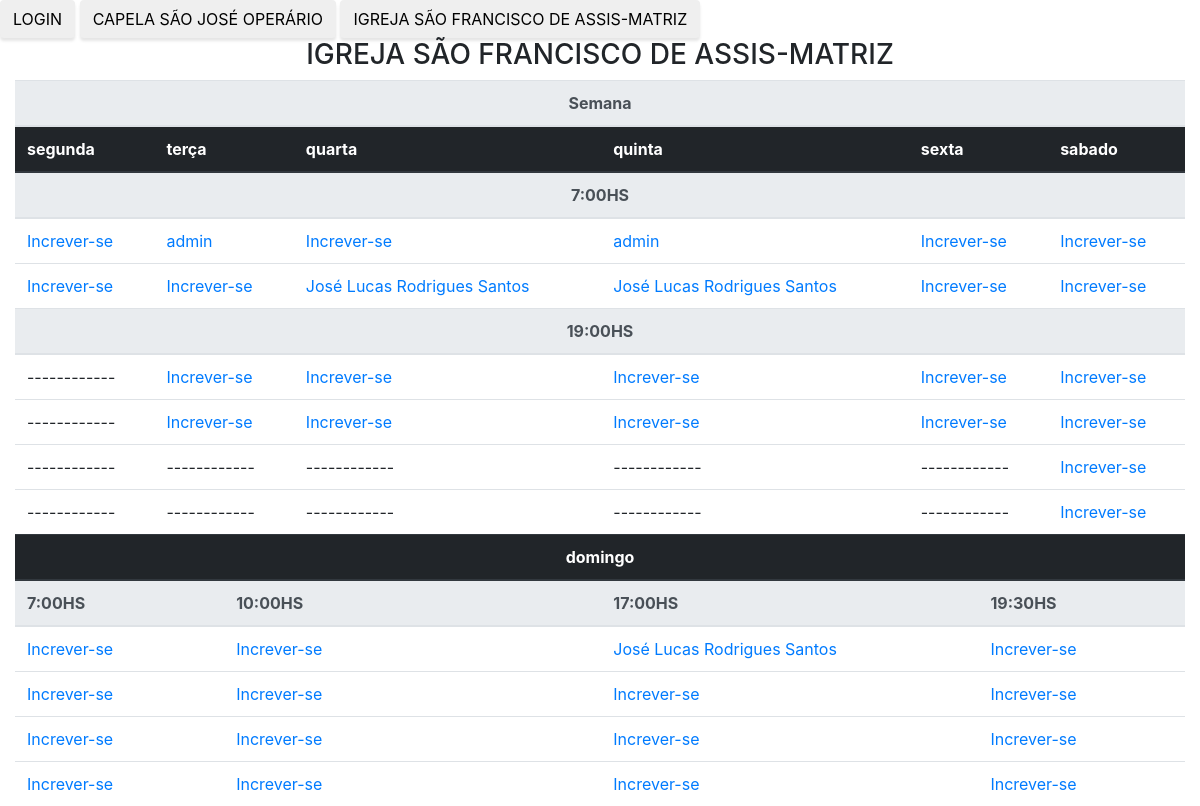
/?pag=1, run on the app's committed database.
### tables this page shows
CREATE TABLE `escala_igreja` (
  `segunda_manha1` varchar(255) NOT NULL,
  `segunda_manha2` varchar(255) NOT NULL,
  `segunda_noite1` varchar(255) NOT NULL,
  `segunda_noite2` varchar(255) NOT NULL,
  `terca_manha1` varchar(255) NOT NULL,
  `terca_manha2` varchar(255) NOT NULL,
  `terca_noite1` varchar(255) NOT NULL,
  `terca_noite2` varchar(255) NOT NULL,
  `quarta_manha1` varchar(255) NOT NULL,
  `quarta_manha2` varchar(255) NOT NULL,
  `quarta_noite1` varchar(255) NOT NULL,
  `quarta_noite2` varchar(255) NOT NULL,
  `quinta_manha1` varchar(255) NOT NULL,
  `quinta_manha2` varchar(255) NOT NULL,
  `quinta_noite1` varchar(255) NOT NULL,
  `quinta_noite2` varchar(255) NOT NULL,
  `sexta_manha1` varchar(255) NOT NULL,
  `sexta_manha2` varchar(255) NOT NULL,
  `sexta_noite1` varchar(255) NOT NULL,
  `sexta_noite2` varchar(255) NOT NULL,
  `sabado_manha1` varchar(255) NOT NULL,
  `sabado_manha2` varchar(255) NOT NULL,
  `sabado_noite1` varchar(255) NOT NULL,
  `sabado_noite2` varchar(255) NOT NULL,
  `sabado_noite3` varchar(255) NOT NULL,
  `sabado_noite4` varchar(255) NOT NULL,
  `domingo_manhaA1` varchar(255) NOT NULL,
  `domingo_manhaA2` varchar(255) NOT NULL,
  `domingo_manhaA3` varchar(255) NOT NULL,
  `domingo_manhaA4` varchar(255) NOT NULL,
  `domingo_manhaB1` varchar(255) NOT NULL,
  `domingo_manhaB2` varchar(255) NOT NULL,
  `domingo_manhaB3` varchar(255) NOT NULL,
  `domingo_manhaB4` varchar(255) NOT NULL,
  `domingo_tarde1` varchar(255) NOT NULL,
  `domingo_tarde2` varchar(255) NOT NULL,
  `domingo_tarde3` varchar(255) NOT NULL,
  `domingo_tarde4` varchar(255) NOT NULL,
  `domingo_noite1` varchar(255) NOT NULL,
  `domingo_noite2` varchar(255) NOT NULL,
  `domingo_noite3` varchar(255) NOT NULL,
  `domingo_noite4` varchar(255) NOT NULL,
  `domingo_capela1` varchar(255) NOT NULL,
  `domingo_capela2` varchar(255) NOT NULL,
  `domingo_capela3` varchar(255) NOT NULL,
  `domingo_capela4` varchar(255) NOT NULL,
  `mes` varchar(2) NOT NULL,
  `id` int(11) NOT NULL
);

### tabela_igreja.php (the view, shortened to what this page needs)
<?php
	$sql= "SELECT * FROM escala_igreja WHERE mes= DATE_FORMAT(now(), '%m')";
	$result = mysqli_query($conn,$sql);
	$row =  mysqli_fetch_assoc($result);
	$segunda_manha1  = @$row['segunda_manha1']?"  <a href='crud.php?ok_escala=true&segunda_manha1=false'>".$row['segunda_manha1']."</a>":"<a href='crud.php?ok_escala=true&segunda_manha1=true'>Increver-se</a>";
	$segunda_manha2  = @$row['segunda_manha2']?"  <a href='crud.php?ok_escala=true&segunda_manha2=false'>".$row['segunda_manha2']."</a>":"<a href='crud.php?ok_escala=true&segunda_manha2=true'>Increver-se</a>";
	$terca_manha1    = @$row['terca_manha1']?"    <a href='crud.php?ok_escala=true&terca_manha1=false'>".$row['terca_manha1']."</a>":"<a href='crud.php?ok_escala=true&terca_manha1=true'>Increver-se</a>";
	$terca_manha2    = @$row['terca_manha2']?"    <a href='crud.php?ok_escala=true&terca_manha2=false'>".$row['terca_manha2']."</a>":"<a href='crud.php?ok_escala=true&terca_manha2=true'>Increver-se</a>";
	$terca_noite1    = @$row['terca_noite1']?"    <a href='crud.php?ok_escala=true&terca_noite1=false'>".$row['terca_noite1']."</a>":"<a href='crud.php?ok_escala=true&terca_noite1=true'>Increver-se</a>";
	$terca_noite2    = @$row['terca_noite2']?"    <a href='crud.php?ok_escala=true&terca_noite2=false'>".$row['terca_noite2']."</a>":"<a href='crud.php?ok_escala=true&terca_noite2=true'>Increver-se</a>";
	$quarta_manha1   = @$row['quarta_manha1']?"   <a href='crud.php?ok_escala=true&quarta_manha1=false'>".$row['quarta_manha1']."</a>":"<a href='crud.php?ok_escala=true&quarta_manha1=true'>Increver-se</a>";
	$quarta_manha2   = @$row['quarta_manha2']?"   <a href='crud.php?ok_escala=true&quarta_manha2=false'>".$row['quarta_manha2']."</a>":"<a href='crud.php?ok_escala=true&quarta_manha2=true'>Increver-se</a>";
	$quarta_noite1   = @$row['quarta_noite1']?"   <a href='crud.php?ok_escala=true&quarta_noite1=false'>".$row['quarta_noite1']."</a>":"<a href='crud.php?ok_escala=true&quarta_noite1=true'>Increver-se</a>";
	$quarta_noite2   = @$row['quarta_noite2']?"   <a href='crud.php?ok_escala=true&quarta_noite2=false'>".$row['quarta_noite2']."</a>":"<a href='crud.php?ok_escala=true&quarta_noite2=true'>Increver-se</a>";
	$quinta_manha1   = @$row['quinta_manha1']?"   <a href='crud.php?ok_escala=true&quinta_manha1=false'>".$row['quinta_manha1']."</a>":"<a href='crud.php?ok_escala=true&quinta_manha1=true'>Increver-se</a>";
	$quinta_manha2   = @$row['quinta_manha2']?"   <a href='crud.php?ok_escala=true&quinta_manha2=false'>".$row['quinta_manha2']."</a>":"<a href='crud.php?ok_escala=true&quinta_manha2=true'>Increver-se</a>";
	$quinta_noite1   = @$row['quinta_noite1']?"   <a href='crud.php?ok_escala=true&quinta_noite1=false'>".$row['quinta_noite1']."</a>":"<a href='crud.php?ok_escala=true&quinta_noite1=true'>Increver-se</a>";
	$quinta_noite2   = @$row['quinta_noite2']?"   <a href='crud.php?ok_escala=true&quinta_noite2=false'>".$row['quinta_noite2']."</a>":"<a href='crud.php?ok_escala=true&quinta_noite2=true'>Increver-se</a>";
	$sexta_manha1    = @$row['sexta_manha1']?"    <a href='crud.php?ok_escala=true&sexta_manha1=false'>".$row['sexta_manha1']."</a>":"<a href='crud.php?ok_escala=true&sexta_manha1=true'>Increver-se</a>";
	$sexta_manha2    = @$row['sexta_manha2']?"    <a href='crud.php?ok_escala=true&sexta_manha2=false'>".$row['sexta_manha2']."</a>":"<a href='crud.php?ok_escala=true&sexta_manha2=true'>Increver-se</a>";
	$sexta_noite1    = @$row['sexta_noite1']?"    <a href='crud.php?ok_escala=true&sexta_noite1=false'>".$row['sexta_noite1']."</a>":"<a href='crud.php?ok_escala=true&sexta_noite1=true'>Increver-se</a>";
	$sexta_noite2    = @$row['sexta_noite2']?"    <a href='crud.php?ok_escala=true&sexta_noite2=false'>".$row['sexta_noite2']."</a>":"<a href='crud.php?ok_escala=true&sexta_noite2=true'>Increver-se</a>";
	$sabado_manha1   = @$row['sabado_manha1']?"   <a href='crud.php?ok_escala=true&sabado_manha1=false'>".$row['sabado_manha1']."</a>":"<a href='crud.php?ok_escala=true&sabado_manha1=true'>Increver-se</a>";
	$sabado_manha2   = @$row['sabado_manha2']?"   <a href='crud.php?ok_escala=true&sabado_manha2=false'>".$row['sabado_manha2']."</a>":"<a href='crud.php?ok_escala=true&sabado_manha2=true'>Increver-se</a>";
	$sabado_noite1   = @$row['sabado_noite1']?"   <a href='crud.php?ok_escala=true&sabado_noite1=false'>".$row['sabado_noite1']."</a>":"<a href='crud.php?ok_escala=true&sabado_noite1=true'>Increver-se</a>";
	$sabado_noite2   = @$row['sabado_noite2']?"   <a href='crud.php?ok_escala=true&sabado_noite2=false'>".$row['sabado_noite2']."</a>":"<a href='crud.php?ok_escala=true&sabado_noite2=true'>Increver-se</a>";
	$sabado_noite3   = @$row['sabado_noite3']?"   <a href='crud.php?ok_escala=true&sabado_noite3=false'>".$row['sabado_noite3']."</a>":"<a href='crud.php?ok_escala=true&sabado_noite3=true'>Increver-se</a>";
	$sabado_noite4   = @$row['sabado_noite4']?"   <a href='crud.php?ok_escala=true&sabado_noite4=false'>".$row['sabado_noite4']."</a>":"<a href='crud.php?ok_escala=true&sabado_noite4=true'>Increver-se</a>";
	$domingo_manhaA1 = @$row['domingo_manhaA1']?" <a href='crud.php?ok_escala=true&domingo_manhaA1=false'>".$row['domingo_manhaA1']."</a>":"<a href='crud.php?ok_escala=true&domingo_manhaA1=true'>Increver-se</a>";
	$domingo_manhaA2 = @$row['domingo_manhaA2']?" <a href='crud.php?ok_escala=true&domingo_manhaA2=false'>".$row['domingo_manhaA2']."</a>":"<a href='crud.php?ok_escala=true&domingo_manhaA2=true'>Increver-se</a>";
	$domingo_manhaA3 = @$row['domingo_manhaA3']?" <a href='crud.php?ok_escala=true&domingo_manhaA3=false'>".$row['domingo_manhaA3']."</a>":"<a href='crud.php?ok_escala=true&domingo_manhaA3=true'>Increver-se</a>";
	$domingo_manhaA4 = @$row['domingo_manhaA4']?" <a href='crud.php?ok_escala=true&domingo_manhaA4=false'>".$row['domingo_manhaA4']."</a>":"<a href='crud.php?ok_escala=true&domingo_manhaA4=true'>Increver-se</a>";
	$domingo_manhaB1 = @$row['domingo_manhaB1']?" <a href='crud.php?ok_escala=true&domingo_manhaB1=false'>".$row['domingo_manhaB1']."</a>":"<a href='crud.php?ok_escala=true&domingo_manhaB1=true'>Increver-se</a>";
	$domingo_manhaB2 = @$row['domingo_manhaB2']?" <a href='crud.php?ok_escala=true&domingo_manhaB2=false'>".$row['domingo_manhaB2']."</a>":"<a href='crud.php?ok_escala=true&domingo_manhaB2=true'>Increver-se</a>";
	$domingo_manhaB3 = @$row['domingo_manhaB3']?" <a href='crud.php?ok_escala=true&domingo_manhaB3=false'>".$row['domingo_manhaB3']."</a>":"<a href='crud.php?ok_escala=true&domingo_manhaB3=true'>Increver-se</a>";
	$domingo_manhaB4 = @$row['domingo_manhaB4']?" <a href='crud.php?ok_escala=true&domingo_manhaB4=false'>".$row['domingo_manhaB4']."</a>":"<a href='crud.php?ok_escala=true&domingo_manhaB4=true'>Increver-se</a>";
	$domingo_tarde1  = @$row['domingo_tarde1']?"  <a href='crud.php?ok_escala=true&domingo_tarde1=false'>".$row['domingo_tarde1']."</a>":"<a href='crud.php?ok_escala=true&domingo_tarde1=true'>Increver-se</a>";
	$domingo_tarde2  = @$row['domingo_tarde2']?"  <a href='crud.php?ok_escala=true&domingo_tarde2=false'>".$row['domingo_tarde2']."</a>":"<a href='crud.php?ok_escala=true&domingo_tarde2=true'>Increver-se</a>";
	$domingo_tarde3  = @$row['domingo_tarde3']?"  <a href='crud.php?ok_escala=true&domingo_tarde3=false'>".$row['domingo_tarde3']."</a>":"<a href='crud.php?ok_escala=true&domingo_tarde3=true'>Increver-se</a>";
	$domingo_tarde4  = @$row['domingo_tarde4']?"  <a href='crud.php?ok_escala=true&domingo_tarde4=false'>".$row['domingo_tarde4']."</a>":"<a href='crud.php?ok_escala=true&domingo_tarde4=true'>Increver-se</a>";
	$domingo_noite1  = @$row['domingo_noite1']?"  <a href='crud.php?ok_escala=true&domingo_noite1=false'>".$row['domingo_noite1']."</a>":"<a href='crud.php?ok_escala=true&domingo_noite1=true'>Increver-se</a>";
	$domingo_noite2  = @$row['domingo_noite2']?"  <a href='crud.php?ok_escala=true&domingo_noite2=false'>".$row['domingo_noite2']."</a>":"<a href='crud.php?ok_escala=true&domingo_noite2=true'>Increver-se</a>";
	$domingo_noite3  = @$row['domingo_noite3']?"  <a href='crud.php?ok_escala=true&domingo_noite3=false'>".$row['domingo_noite3']."</a>":"<a href='crud.php?ok_escala=true&domingo_noite3=true'>Increver-se</a>";
	$domingo_noite4  = @$row['domingo_noite4']?"  <a href='crud.php?ok_escala=true&domingo_noite4=false'>".$row['domingo_noite4']."</a>":"<a href='crud.php?ok_escala=true&domingo_noite4=true'>Increver-se</a>";
 ?>
	<h3 align="center">IGREJA SÃO FRANCISCO DE ASSIS-MATRIZ</h3>
		<div class="container-fluid ">
	 <?php  echo	$tabela = "<table class='table' >
		   <thead class='thead-light' >
		    		<tr align='center'>
		    		<th colspan='12'>Semana</th>
		    		</tr>
		    	</thead>
		    	<thead class='thead-dark'>
	    		<tr>
			      <th colspan='2'>segunda</th>
			      <th colspan='2'>terça</th>
			      <th colspan='2'>quarta</th>
			      <th colspan='2'>quinta</th>
			      <th colspan='2'>sexta</th>
			      <th colspan='2'>sabado</th>
			    </tr>
			    </thead>
			    <thead class='thead-light'>
		    		<tr align='center'>
		    		<th colspan='12'>7:00HS</th>
		    		</tr>
	  		</thead>
	  		<tbody>
			    <tr>
			      <td colspan='2'> $segunda_manha1</td>
			      <td colspan='2'> $terca_manha1</td>
			      <td colspan='2'> $quarta_manha1</td>
			      <td colspan='2'> $quinta_manha1</td>
			      <td colspan='2'> $sexta_manha1</td>
			      <td colspan='2'> $sabado_manha1</td>
			    <tr>
			      <td colspan='2'> $segunda_manha2</td>
			      <td colspan='2'> $terca_manha2</td>
			      <td colspan='2'> $quarta_manha2</td>
			      <td colspan='2'> $quinta_manha2</td>
			      <td colspan='2'> $sexta_manha2</td>
			      <td colspan='2'> $sabado_manha2</td>
			    </tr>
			   <thead class='thead-light'>
		    		<tr align='center'>
		    		<th colspan='12'>19:00HS</th>
		    		</tr>
		    	</thead>
		    	 <tr>
			      <td colspan='2'> ------------</td>
			      <td colspan='2'> $terca_noite1</td>
			      <td colspan='2'> $quarta_noite1</td>
			      <td colspan='2'> $quinta_noite1</td>
			      <td colspan='2'> $sexta_noite1</td>
			      <td colspan='2'> $sabado_noite1</td>
			    </tr>
			    <tr>
			      <td colspan='2'> ------------</td>
			      <td colspan='2'> $terca_noite2</td>
			      <td colspan='2'> $quarta_noite2</td>
			      <td colspan='2'> $quinta_noite2</td>
			      <td colspan='2'> $sexta_noite2</td>
			      <td colspan='2'> $sabado_noite2</td>
			    </tr>
			       <tr>
			      <td colspan='2'>------------</td>
			      <td colspan='2'>------------</td>
			      <td colspan='2'>------------</td>
			      <td colspan='2'>------------</td>
			      <td colspan='2'>------------</td>
			      <td colspan='2'> $sabado_noite3</td>
			    </tr>
			    <tr>
			      <td colspan='2'>------------</td>
			      <td colspan='2'>------------</td>
			      <td colspan='2'>------------</td>
			      <td colspan='2'>------------</td>
			      <td colspan='2'>------------</td>
			      <td colspan='2'> $sabado_noite4</td>
			    </tr>
			    <thead class='thead-dark'>
		    		<tr align='center'>
		    		<th colspan='12'>domingo</th>
		    		</tr>
		    	</thead>
		    	<thead  class='thead-light'>
	    		<tr>
			      <th  colspan='3' >7:00HS</th>
			      <th  colspan='3' >10:00HS</th>
			      <th  colspan='3' >17:00HS</th>
			      <th  colspan='3' >19:30HS</th>
			    </tr>
			    </thead>
			    <tr>
			      <td colspan='3'> $domingo_manhaA1</td>
			      <td colspan='3'> $domingo_manhaB1</td>
			      <td colspan='3'> $domingo_tarde1</td>
			      <td colspan='3'> $domingo_noite1</td>
			    </tr>
			    <tr>
			      <td colspan='3'> $domingo_manhaA2</td>
			      <td colspan='3'> $domingo_manhaB2</td>
			      <td colspan='3'> $domingo_tarde2</td>
			      <td colspan='3'> $domingo_noite2</td>
			    </tr>
			    <tr>
			      <td colspan='3'> $domingo_manhaA3</td>
			      <td colspan='3'> $domingo_manhaB3</td>
			      <td colspan='3'> $domingo_tarde3</td>
			      <td colspan='3'> $domingo_noite3</td>
			    </tr>
 				<tr>
			      <td colspan='3'> $domingo_manhaA4</td>
			      <td colspan='3'> $domingo_manhaB4</td>
			      <td colspan='3'> $domingo_tarde4</td>
			      <td colspan='3'> $domingo_noite4</td>
			    </tr>
	  		</tbody>
		</table>
	</div>";
?>

### css/style.css (style rules this page uses)
body { background-image: ; transition: background 2s linear, border 3s; margin: 0; padding: 0; height: 100vh; }

### data on the page
escala_igreja: terca_manha1 "admin", quinta_manha1 "admin", quarta_manha2 "José Lucas Rodrigues Santos", quinta_manha2 "José Lucas Rodrigues Santos", domingo_tarde1 "José Lucas Rodrigues Santos"
